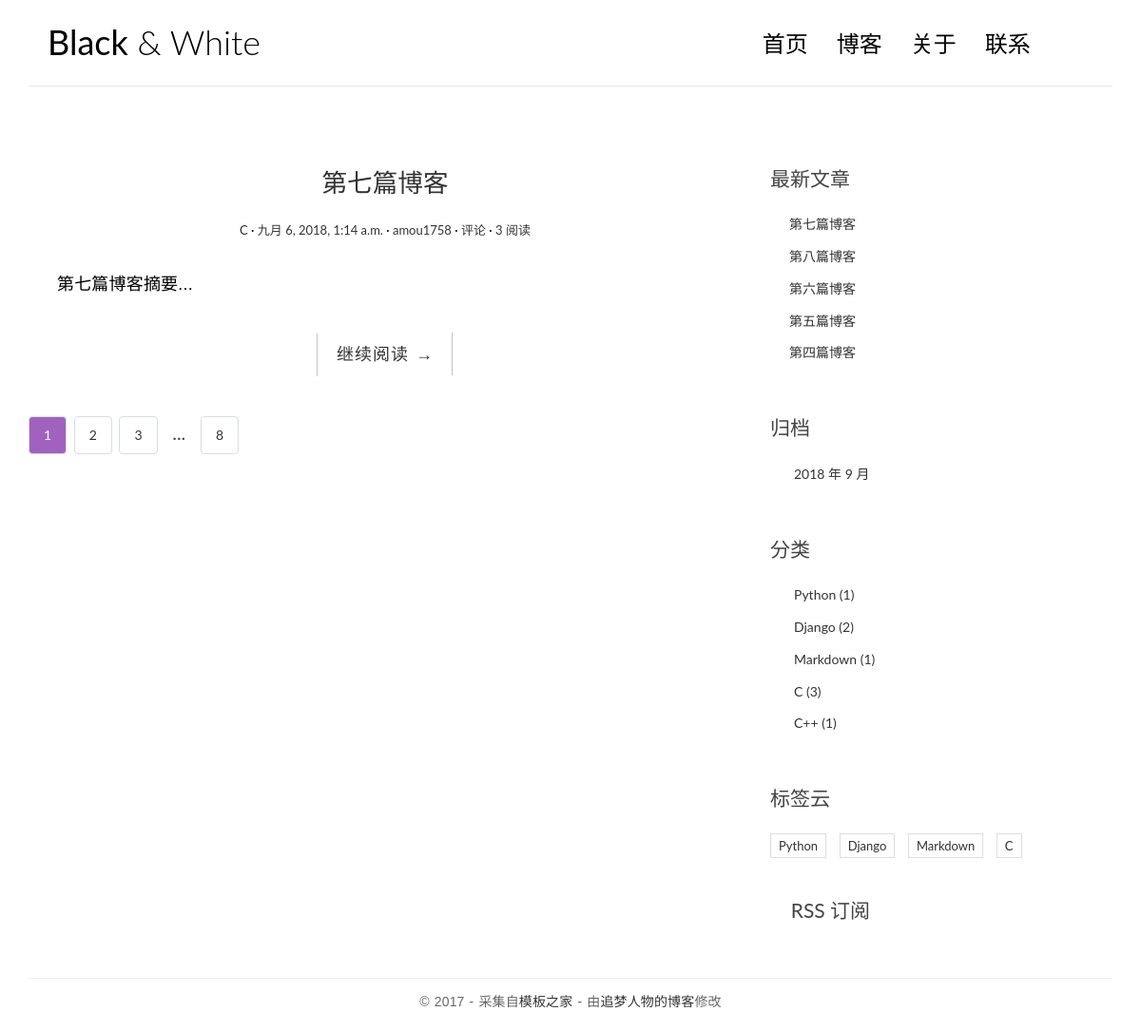
The app's page /, older data.
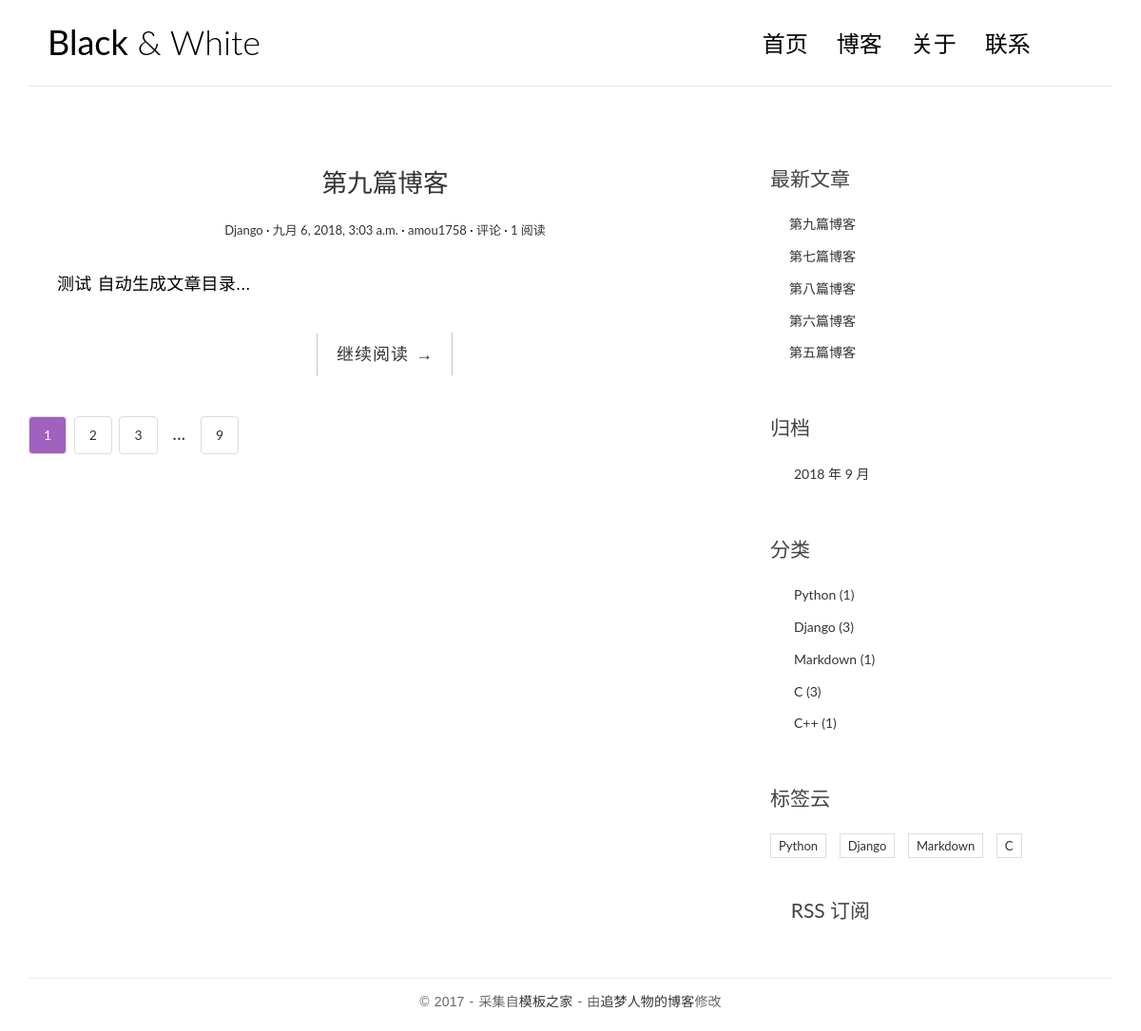
The same page, newer data.
### blog/models.py (models this page shows, shortened)
class Post(models.Model):
    title = models.CharField(max_length=70)
    body = models.TextField()
    created_time = models.DateTimeField()
    modified_time = models.DateTimeField()
    excerpt = models.CharField(max_length=200, blank=True)
    category = models.ForeignKey(Category)
    tags = models.ManyToManyField(Tag, blank=True)
    author = models.ForeignKey(User)
    views = models.PositiveIntegerField(default=0)
    def get_absolute_url(self):
        return reverse('blog:detail', kwargs={'pk': self.pk})
    class Meta:
        ordering = ['-created_time', 'title']

class Category(models.Model):
    name = models.CharField(max_length=100)

class Tag(models.Model):
    name = models.CharField(max_length=100)

### blog/views.py (the view)
# urls.py: url(r'^$', views.IndexView.as_view(), name='index'),
class IndexView(ListView):
    model = Post
    template_name = 'blog/index.html'
    context_object_name = 'post_list'
    paginate_by = 1
    def get_context_data(self, **kwargs):
        context = super().get_context_data(**kwargs)
        paginator = context.get('paginator')
        page = context.get('page_obj')
        is_paginated = context.get('is_paginated')
        pagination_data = self.pagination_data(paginator, page, is_paginated)
        context.update(pagination_data)
        return context
    def pagination_data(self, paginator, page, is_paginated):
        if not is_paginated:
            return {}
        left = []
        right = []
        left_has_more = False
        right_has_more = False
        first = False
        last = False
        page_number = page.number
        total_pages = paginator.num_pages
        page_range = paginator.page_range
        left = page_range[(page_number - 3) if (page_number - 3) > 0 else 0:
                          (page_number - 1) if (page_number - 1) > 0 else 0]
        right = page_range[page_number:page_number + 2]
        if right:
            if right[-1] < total_pages:
                last = True
            if right[-1] < total_pages - 1:
                right_has_more = True
        if left:
            if left[0] > 1:
                first = True
            if left[0] > 2:
                left_has_more = True
        data = {'left': left,
                'right': right,
                'left_has_more': left_has_more,
                'right_has_more': right_has_more,
                'first': first,
                'last': last, }
        return data

### blog/templatetags/blog_tags.py (called while the page is built)
@register.simple_tag
def get_recent_posts(num=5):
    return Post.objects.all().order_by('-created_time')[:num]

@register.simple_tag
def archives():
    return Post.objects.dates('created_time', 'month', order='DESC')

@register.simple_tag
def get_categories():
    return Category.objects.annotate(num_posts=Count('post')).filter(num_posts__gt=0)

@register.simple_tag
def get_tags():
    return Tag.objects.annotate(num_posts=Count('post')).filter(num_posts__gt=0)

### templates/blog/index.html (shortened to what this page needs)
{% extends 'base.html' %}
{% block main %}
    {% for post in post_list %}
        <article class="post post-{{ post.pk }}">
            <header class="entry-header">
                <h1 class="entry-title">
                    <a href="{{ post.get_absolute_url }}">{{ post.title }}</a>
                </h1>
                <div class="entry-meta">
                    <span class="post-category"><a href="#">{{ post.category.name }}</a></span>
                    <span class="post-date"><a href="#"><time class="entry-date"
                                                              datetime="{{ post.created_time }}">{{ post.created_time }}</time></a></span>
                    <span class="post-author"><a href="#">{{ post.author }}</a></span>
                    <span class="comments-link"><a href="{{ post.get_absolute_url }}">{{ comment_count }} 评论</a></span>
                    <span class="views-count"><a href="{{ post.get_absolute_url }}">{{ post.views }} 阅读</a></span>
                </div>
            </header>
            <div class="entry-content clearfix">
                <p>{{ post.excerpt }}...</p>
                <div class="read-more cl-effect-14">
                    <a href="{{ post.get_absolute_url }}" class="more-link">继续阅读 <span class="meta-nav">→</span></a>
                </div>
            </div>
        </article>
    {% empty %}
        <div class="no-post">暂时还没有发布的文章！</div>
    {% endfor %}
    {% if is_paginated %}
        <div class="pagination">
            <a class="current-page" href="?page={{ page_obj.number }}" >{{ page_obj.number }}</a>
          {% if right %}
            {% for i in right %}
                <a href="?page={{ i }}">{{ i }}</a>
            {% endfor %}
            {% if right_has_more %}
                <span>...</span>
            {% endif %}
          {% endif %}
          {% if last %}
            <a href="?page={{ paginator.num_pages }}">{{ paginator.num_pages }}</a>
          {% endif %}
        </div>
    {% endif %}
{% endblock main %}

### templates/base.html (shortened to what the changed rows need)
{% load staticfiles %}
{% load blog_tags %}
<!DOCTYPE html>
<html>
<head>
    <link rel="stylesheet" href="{% static 'blog/css/ionicons.min.css' %}">
    <link rel="stylesheet" href="{% static 'blog/css/bootstrap.min.css' %}">
    <link rel="stylesheet" href="{% static 'blog/css/pace.css' %}">
    <link rel="stylesheet" href="{% static 'blog/css/custom.css' %}">
    <link rel="stylesheet" href="{% static 'blog/css/highlights/github.css' %}">
    <link rel="stylesheet" href="{% static 'blog/css/fenye.css' %}">
</head>
<body>
<div class="container">
    <header id="site-header">
        <div class="row">
            <div class="col-md-4 col-sm-5 col-xs-8">
                <div class="logo">
                    <h1><a href="{% url 'blog:index' %}"><b>Black</b> &amp; White</a></h1>
                </div>
            </div>
        </div>
    </header>
</div>
<div class="content-body">
    <div class="container">
        <div class="row">
            <main class="col-md-8">
                {% block main %}
                {% endblock main %}
            </main>
            <aside class="col-md-4">
                <div class="widget widget-recent-posts">
                    {% get_recent_posts as recent_post_list %}
                    <ul>
                        {% for post in recent_post_list %}
                            <li>
                                <a href="{{ post.get_absolute_url }}">{{ post.title }}</a>
                            </li>
                        {% empty %}
                            <h1>暂无文章!</h1>
                        {% endfor %}
                    </ul>
                </div>
                <div class="widget widget-archives">
                    {% archives as date_list %}
                    <ul>
                        {% for date in date_list %}
                        <li>
                            <a href="{% url 'blog:archives' date.year date.month %}">{{ date.year }} 年 {{ date.month }} 月</a>
                        </li>
                        {% empty %}
                            <h1>暂无归档!</h1>
                        {% endfor %}
                    </ul>
                </div>
                <div class="widget widget-category">
                    {% get_categories as category_list %}
                    <ul>
                        {% for category in category_list %}
                            <li>
                                <a href="{% url 'blog:category' category.pk %}">{{ category.name }} <span class="'post-count">({{ category.num_posts }})</span></a>
                            </li>
                        {% empty %}
                            <h1>暂无分类!</h1>
                        {% endfor %}
                    </ul>
                </div>
                <div class="widget widget-tag-cloud">
                    {% get_tags as tag_list %}
                    <ul>
                        {% for tag in tag_list %}
                            <li>
                                <a href="{% url 'blog:tag' tag.pk %}">{{ tag.name }}</a>
                            </li>
                        {% endfor %}
                    </ul>
                </div>
            </aside>
        </div>
    </div>
</div>
</body>
</html>

Row changes from the older to the newer data that the page shows:
no longer on one of the page's lists (row edited): Post: title "第七篇博客", category.name "C", created_time "九月 6, 2018, 1:14 a.m.", author "amou1758", views "3", excerpt "第七篇博客摘要"
no longer on this page (row unchanged): Post: title "第四篇博客", shown under "最新文章"
added Post: title "第九篇博客", category.name "Django", created_time "九月 6, 2018, 3:03 a.m.", author "amou1758", views "1", excerpt "测试 自动生成文章目录"
computed for Category "Django": num_posts "2" → "3"
Text that changed along with them:
{{ paginator.num_pages }}: "8" → "9"
